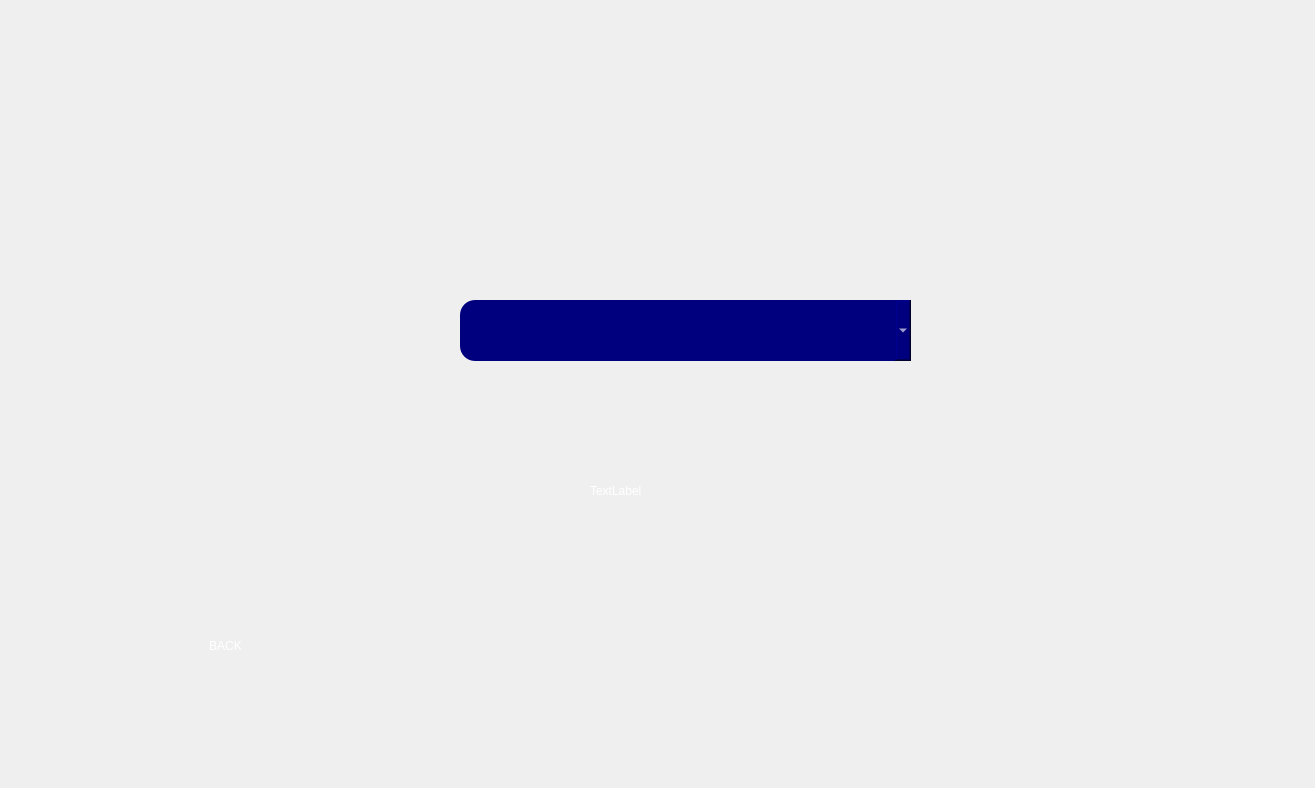
<?xml version="1.0" encoding="UTF-8"?>
<ui version="4.0">
 <class>viewGrades</class>
 <widget class="QDialog" name="viewGrades">
  <property name="geometry">
   <rect>
    <x>0</x>
    <y>0</y>
    <width>1315</width>
    <height>788</height>
   </rect>
  </property>
  <property name="windowTitle">
   <string>Dialog</string>
  </property>
  <property name="styleSheet">
   <string notr="true">background-image: url(:/imgs/images/11.jpg);</string>
  </property>
  <widget class="QLabel" name="label">
   <property name="geometry">
    <rect>
     <x>590</x>
     <y>470</y>
     <width>191</width>
     <height>41</height>
    </rect>
   </property>
   <property name="styleSheet">
    <string notr="true">font: 20pt &quot;Segoe UI&quot;;
color:white;</string>
   </property>
   <property name="text">
    <string>TextLabel</string>
   </property>
  </widget>
  <widget class="QComboBox" name="comboBox">
   <property name="geometry">
    <rect>
     <x>460</x>
     <y>300</y>
     <width>451</width>
     <height>61</height>
    </rect>
   </property>
   <property name="styleSheet">
    <string notr="true">background-color: rgb(0, 0, 127);
background-image: url(:/imgs/images/blue.jpg);
border-radius: 15%;
color:white;
font: 22pt &quot;Segoe UI&quot;;</string>
   </property>
  </widget>
  <widget class="QPushButton" name="pushButton">
   <property name="geometry">
    <rect>
     <x>150</x>
     <y>620</y>
     <width>151</width>
     <height>51</height>
    </rect>
   </property>
   <property name="styleSheet">
    <string notr="true">BORDER-RADIUS:25%;
font: 20pt &quot;Segoe UI&quot;;
color:white;</string>
   </property>
   <property name="text">
    <string>BACK</string>
   </property>
  </widget>
 </widget>
 <resources/>
 <connections/>
</ui>
